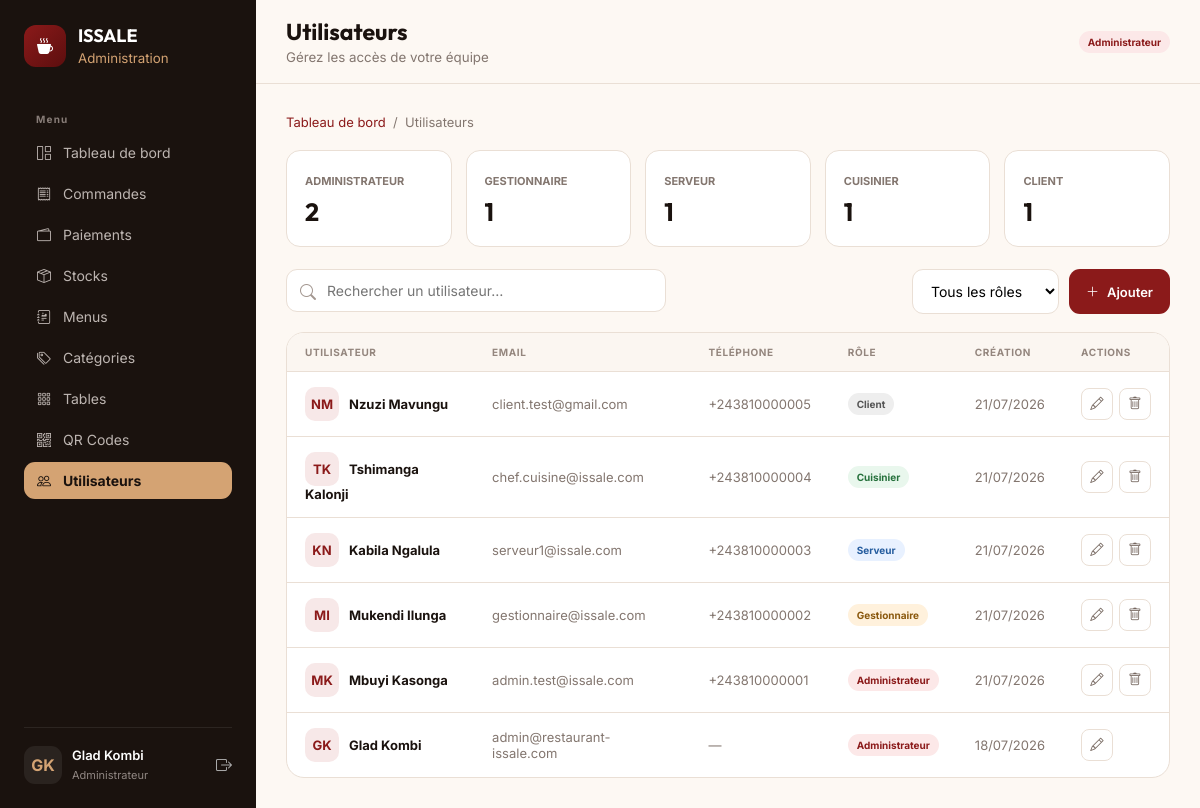
Page /views/utilisateurs.php (signed in) on the committed database.
### tables this page shows
CREATE TABLE `users` (
  `id` int(11) NOT NULL,
  `nom` varchar(100) NOT NULL,
  `postnom` varchar(100) NOT NULL,
  `email` varchar(100) NOT NULL,
  `password` varchar(255) NOT NULL,
  `phone` varchar(20) DEFAULT NULL,
  `role` enum('admin','gestionnaire','serveur','cuisinier','client') DEFAULT 'client',
  `created_at` datetime DEFAULT current_timestamp(),
  `supprimer` int(11) DEFAULT 0
);

### config/database.php (called while the page is built, shortened)
<?php
function getDBConnection() {
    try {
        $pdo = new PDO(
            "mysql:host=" . DB_HOST . ";dbname=" . DB_NAME . ";charset=" . DB_CHARSET,
            DB_USER,
            DB_PASS,
            [
                PDO::ATTR_ERRMODE => PDO::ERRMODE_EXCEPTION,
                PDO::ATTR_DEFAULT_FETCH_MODE => PDO::FETCH_OBJ,
                PDO::ATTR_EMULATE_PREPARES => false
            ]
        );
        return $pdo;
    } catch (PDOException $e) {
        error_log("Erreur de connexion à la base de données : " . $e->getMessage());
        throw $e;
    }
}
try {
    $pdo = getDBConnection();
} catch (PDOException $e) {
    die("Erreur de connexion à la base de données : " . $e->getMessage());
}
function executeQuery($sql, $params = []) {
    global $pdo;
    try {
        $stmt = $pdo->prepare($sql);
        $stmt->execute($params);
        return $stmt;
    } catch (PDOException $e) {
        error_log("Erreur SQL : " . $e->getMessage() . " - Requête: " . $sql);
        return false;
    }
}
function fetchAll($sql, $params = []) {
    $stmt = executeQuery($sql, $params);
    return $stmt ? $stmt->fetchAll() : [];
}

### views/utilisateurs.php (the view, shortened to what this page needs)
<?php
require_once __DIR__ . '/../config/database.php';
function h($value): string { return htmlspecialchars((string)$value, ENT_QUOTES, 'UTF-8'); }
$users = fetchAll('SELECT id,nom,postnom,email,phone,role,created_at FROM users WHERE supprimer=0 ORDER BY created_at DESC,id DESC');
$roleLabels = ['admin'=>'Administrateur','gestionnaire'=>'Gestionnaire','serveur'=>'Serveur','cuisinier'=>'Cuisinier','client'=>'Client'];
$counts = array_fill_keys(array_keys($roleLabels), 0);
foreach ($users as $u) if (isset($counts[$u->role])) $counts[$u->role]++;
$adminName = trim(($_SESSION['user_nom'] ?? 'Admin').' '.($_SESSION['user_prenom'] ?? ''));
$initials = strtoupper(substr($_SESSION['user_nom'] ?? 'A',0,1).substr($_SESSION['user_prenom'] ?? '',0,1));
?>
<!doctype html><html lang="fr"><head><meta charset="utf-8"><meta name="viewport" content="width=device-width,initial-scale=1">
<link href="https://cdn.jsdelivr.net/npm/bootstrap-icons@1.11.1/font/bootstrap-icons.css" rel="stylesheet">
</head><body><div class="app">
<aside class="sidebar" id="sidebar"><div class="brand"><div class="brand-icon"><i class="bi bi-cup-hot-fill"></i></div><div><h1>ISSALE</h1><small>Administration</small></div></div>
<nav></nav>
<div class="sidebar-user"><div class="avatar"><?=h($initials)?></div><div><p><?=h($adminName)?></p><span>Administrateur</span></div><a class="logout" href="../models/logout.php" title="Déconnexion"><i class="bi bi-box-arrow-right"></i></a></div></aside><div class="mobile-overlay" id="mobileOverlay" onclick="toggleSidebar()"></div>
<main class="main"><header class="topbar"><div style="display:flex;align-items:center;gap:12px"><button class="menu-btn" onclick="toggleSidebar()"><i class="bi bi-list"></i></button><div><h2>Utilisateurs</h2><small>Gérez les accès de votre équipe</small></div></div><span class="badge role-admin">Administrateur</span></header>
<section class="content"><div class="crumb"><a href="dashboard.php">Tableau de bord</a> &nbsp;/&nbsp; Utilisateurs</div>
<div class="stats"><?php foreach($roleLabels as $key=>$label): ?><div class="stat"><span><?=h($label)?></span><strong><?=$counts[$key]?></strong></div><?php endforeach; ?></div>
<div class="toolbar"><div class="search"><i class="bi bi-search"></i><input id="search" placeholder="Rechercher un utilisateur…" oninput="filterUsers()"></div><div class="tools"><select class="filter" id="roleFilter" onchange="filterUsers()"><option value="">Tous les rôles</option><?php foreach($roleLabels as $key=>$label): ?><option value="<?=h($key)?>"><?=h($label)?></option><?php endforeach; ?></select><button class="btn btn-primary" onclick="openUser()"><i class="bi bi-plus-lg"></i>Ajouter</button></div></div>
<div class="table-card"><div class="table-wrap"><table><thead><tr><th>Utilisateur</th><th>Email</th><th>Téléphone</th><th>Rôle</th><th>Création</th><th>Actions</th></tr></thead><tbody id="userRows">
<?php foreach($users as $u): $full=trim($u->nom.' '.$u->postnom); ?><tr id="user-<?=$u->id?>" data-role="<?=h($u->role)?>" data-search="<?=h(strtolower($full.' '.$u->email.' '.($u->phone??'')))?>"><td><span class="user-avatar"><?=h(strtoupper(substr($u->nom,0,1).substr($u->postnom,0,1)))?></span><span class="user-name"><?=h($full)?></span></td><td><?=h($u->email)?></td><td><?=h($u->phone ?: '—')?></td><td><span class="badge role-<?=h($u->role)?>"><?=h($roleLabels[$u->role]??$u->role)?></span></td><td><?=date('d/m/Y',strtotime($u->created_at))?></td><td><div class="actions"><button class="icon-btn" title="Modifier" onclick='editUser(<?=json_encode($u,JSON_HEX_APOS|JSON_HEX_QUOT)?>)'><i class="bi bi-pencil"></i></button><?php if((int)$u->id!==(int)$_SESSION['user_id']): ?><button class="icon-btn delete" title="Supprimer" onclick="deleteUser(<?=$u->id?>,<?=h(json_encode($full))?>)"><i class="bi bi-trash"></i></button><?php endif; ?></div></td></tr><?php endforeach; ?>
</tbody></table></div></div></section></main></div>
<script src="../assets/js/sidebar-sync.js?v=3"></script></body></html>

### views/utilisateurs.php (style rules this page uses)
:root { --primary:#8B1A1A;--primary-dark:#5C0E0E;--secondary:#D4A373;--bg:#FDF8F3;--surface:#fff;--sidebar:#1A120E;--text:#1A120E;--muted:#83766f;--border:#eadfd5;--danger:#c0392b;--success:#2d7d46;--radius:14px;--font:'Inter',sans-serif;--display:'Outfit',sans-serif }
* { box-sizing:border-box }
body { margin:0;background:var(--bg);color:var(--text);font-family:var(--font) }
.app { min-height:100vh }
.sidebar { position:fixed;inset:0 auto 0 0;width:256px;padding:24px;background:var(--sidebar);display:flex;flex-direction:column;z-index:20 }
.brand { display:flex;gap:12px;align-items:center;margin-bottom:34px;color:#fff }
.brand-icon { width:42px;height:42px;border-radius:12px;background:linear-gradient(135deg,var(--primary),var(--primary-dark));display:grid;place-items:center;color:#fff }
.brand h1 { font:700 18px var(--display);margin:0 }
.brand small { color:var(--secondary) }
nav { display:grid;gap:5px }
.sidebar-user { margin-top:auto;padding-top:18px;border-top:1px solid #ffffff14;display:flex;gap:10px;align-items:center;color:#fff }
.avatar { width:38px;height:38px;border-radius:11px;background:#ffffff12;color:var(--secondary);display:grid;place-items:center;font-weight:700 }
.sidebar-user p { margin:0;font-size:13px;font-weight:600 }
.sidebar-user span { font-size:11px;color:#918783 }
.logout { margin-left:auto;color:#aaa;text-decoration:none }
.main { margin-left:256px }
.topbar { position:sticky;top:0;z-index:10;padding:17px 30px;background:#fdf8f3e8;backdrop-filter:blur(12px);border-bottom:1px solid var(--border);display:flex;justify-content:space-between;align-items:center }
.topbar h2 { font:700 23px var(--display);margin:0 }
.topbar small { color:var(--muted) }
.content { padding:30px }
.crumb { font-size:13px;color:var(--muted);margin-bottom:20px }
.crumb a { color:var(--primary);text-decoration:none }
.stats { display:grid;grid-template-columns:repeat(5,1fr);gap:14px;margin-bottom:22px }
.stat { background:#fff;border:1px solid var(--border);border-radius:var(--radius);padding:18px }
.stat span { font-size:11px;text-transform:uppercase;color:var(--muted);font-weight:700 }
.stat strong { display:block;font:700 25px var(--display);margin-top:7px }
.toolbar { display:flex;justify-content:space-between;gap:15px;margin-bottom:18px }
.search { position:relative;max-width:380px;flex:1 }
.search i { position:absolute;left:14px;top:13px;color:#a39790 }
.search input,.filter { width:100%;padding:12px 14px 12px 40px;border:1px solid var(--border);border-radius:11px;background:#fff;font:14px var(--font);outline:none }
.tools { display:flex;gap:10px }
.filter { padding-left:14px;width:auto }
.btn { border:0;border-radius:11px;padding:11px 17px;font:600 13px var(--font);cursor:pointer;display:inline-flex;align-items:center;gap:8px }
.btn-primary { background:var(--primary);color:#fff }
.table-card { background:#fff;border:1px solid var(--border);border-radius:18px;overflow:hidden }
.table-wrap { overflow:auto }
table { width:100%;border-collapse:collapse }
th { background:#fbf6f1;padding:13px 18px;text-align:left;text-transform:uppercase;letter-spacing:.06em;font-size:10px;color:#94867e }
td { padding:15px 18px;border-top:1px solid var(--border);font-size:13px;color:var(--muted) }
.user-name { font-weight:700;color:var(--text) }
.user-avatar { width:34px;height:34px;border-radius:10px;background:#f7e8e8;color:var(--primary);display:inline-grid;place-items:center;font-weight:700;margin-right:10px }
.badge { display:inline-block;padding:5px 9px;border-radius:99px;font-size:10px;font-weight:700 }
.role-admin { background:#fce8e8;color:#8b1a1a }
.role-gestionnaire { background:#fff1dc;color:#8a580d }
.role-serveur { background:#e8f1ff;color:#245c9e }
.role-cuisinier { background:#e9f7ed;color:#26713c }
.role-client { background:#eee;color:#555 }
.actions { display:flex;gap:6px }
.icon-btn { width:32px;height:32px;border:1px solid var(--border);border-radius:8px;background:#fff;cursor:pointer;color:#75675f }
.sidebar nav { display:grid;gap:4px }

### rows in the picture
users: id "1", substr($u->nom,0,1).substr($u->postnom,0,1) "GK", full "Glad Kombi", email "admin@restaurant-issale.com", phone "—", role "Administrateur", created_at "18/07/2026"
users: substr($u->nom,0,1).substr($u->postnom,0,1) "NM", full "Nzuzi Mavungu", email "client.test@gmail.com", phone "+243810000005", role "Client", created_at "21/07/2026"
users: substr($u->nom,0,1).substr($u->postnom,0,1) "TK", full "Tshimanga Kalonji", email "chef.cuisine@issale.com", phone "+243810000004", role "Cuisinier", created_at "21/07/2026"
users: substr($u->nom,0,1).substr($u->postnom,0,1) "KN", full "Kabila Ngalula", email "serveur1@issale.com", phone "+243810000003", role "Serveur", created_at "21/07/2026"
users: substr($u->nom,0,1).substr($u->postnom,0,1) "MI", full "Mukendi Ilunga", email "gestionnaire@issale.com", phone "+243810000002", role "Gestionnaire", created_at "21/07/2026"
users: substr($u->nom,0,1).substr($u->postnom,0,1) "MK", full "Mbuyi Kasonga", email "admin.test@issale.com", phone "+243810000001", role "Administrateur", created_at "21/07/2026"

### other values in the picture
$initials "GK"
$adminName "Glad Kombi"
$label "ADMINISTRATEUR"
$counts[$key] "2"
$label "GESTIONNAIRE"
$label "SERVEUR"
$label "CUISINIER"
$label "CLIENT"
